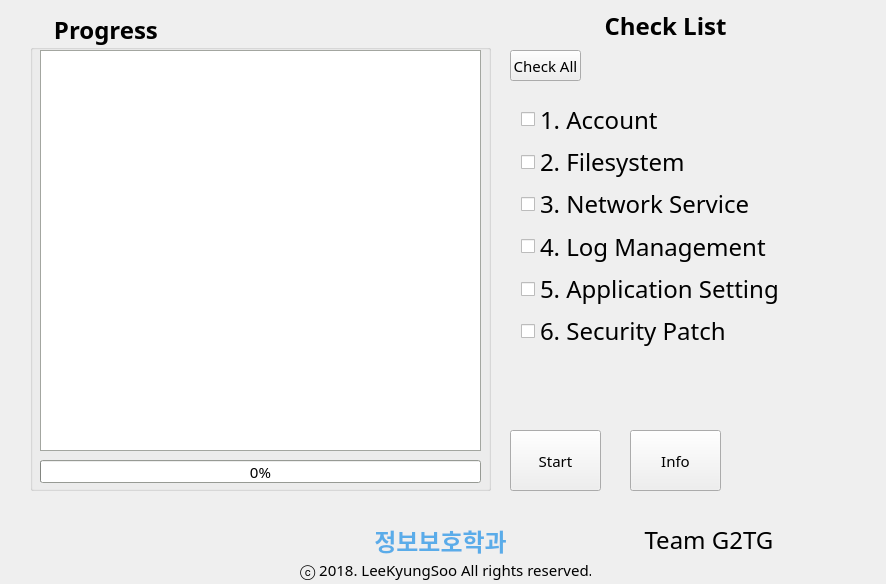
<?xml version="1.0" encoding="UTF-8"?>
<ui version="4.0">
 <class>MainWindow</class>
 <widget class="QMainWindow" name="MainWindow">
  <property name="geometry">
   <rect>
    <x>0</x>
    <y>0</y>
    <width>886</width>
    <height>584</height>
   </rect>
  </property>
  <property name="font">
   <font>
    <family>나눔고딕</family>
    <pointsize>11</pointsize>
   </font>
  </property>
  <property name="windowTitle">
   <string>Vulnerability Check System</string>
  </property>
  <widget class="QWidget" name="centralWidget">
   <widget class="QWidget" name="verticalLayoutWidget">
    <property name="geometry">
     <rect>
      <x>510</x>
      <y>90</y>
      <width>311</width>
      <height>270</height>
     </rect>
    </property>
    <layout class="QVBoxLayout" name="verticalLayout">
     <item>
      <widget class="QCheckBox" name="cb_account">
       <property name="font">
        <font>
         <family>나눔스퀘어라운드</family>
         <pointsize>18</pointsize>
        </font>
       </property>
       <property name="autoFillBackground">
        <bool>false</bool>
       </property>
       <property name="text">
        <string>1. Account</string>
       </property>
      </widget>
     </item>
     <item>
      <widget class="QCheckBox" name="cb_filesystem">
       <property name="font">
        <font>
         <family>나눔스퀘어라운드</family>
         <pointsize>18</pointsize>
        </font>
       </property>
       <property name="autoFillBackground">
        <bool>false</bool>
       </property>
       <property name="text">
        <string>2. Filesystem</string>
       </property>
      </widget>
     </item>
     <item>
      <widget class="QCheckBox" name="cb_network">
       <property name="font">
        <font>
         <family>나눔스퀘어라운드</family>
         <pointsize>18</pointsize>
        </font>
       </property>
       <property name="text">
        <string>3. Network Service</string>
       </property>
      </widget>
     </item>
     <item>
      <widget class="QCheckBox" name="cb_log">
       <property name="font">
        <font>
         <family>나눔스퀘어라운드</family>
         <pointsize>18</pointsize>
        </font>
       </property>
       <property name="autoFillBackground">
        <bool>false</bool>
       </property>
       <property name="text">
        <string>4. Log Management</string>
       </property>
      </widget>
     </item>
     <item>
      <widget class="QCheckBox" name="cb_app">
       <property name="font">
        <font>
         <family>나눔스퀘어라운드</family>
         <pointsize>18</pointsize>
        </font>
       </property>
       <property name="text">
        <string>5. Application Setting</string>
       </property>
      </widget>
     </item>
     <item>
      <widget class="QCheckBox" name="cb_patch">
       <property name="font">
        <font>
         <family>나눔스퀘어라운드</family>
         <pointsize>18</pointsize>
        </font>
       </property>
       <property name="autoFillBackground">
        <bool>true</bool>
       </property>
       <property name="text">
        <string>6. Security Patch</string>
       </property>
      </widget>
     </item>
    </layout>
   </widget>
   <widget class="QGroupBox" name="groupBox">
    <property name="geometry">
     <rect>
      <x>30</x>
      <y>10</y>
      <width>461</width>
      <height>481</height>
     </rect>
    </property>
    <property name="palette">
     <palette>
      <active>
       <colorrole role="Base">
        <brush brushstyle="SolidPattern">
         <color alpha="255">
          <red>255</red>
          <green>255</green>
          <blue>255</blue>
         </color>
        </brush>
       </colorrole>
       <colorrole role="Window">
        <brush brushstyle="SolidPattern">
         <color alpha="255">
          <red>211</red>
          <green>215</green>
          <blue>207</blue>
         </color>
        </brush>
       </colorrole>
      </active>
      <inactive>
       <colorrole role="Base">
        <brush brushstyle="SolidPattern">
         <color alpha="255">
          <red>255</red>
          <green>255</green>
          <blue>255</blue>
         </color>
        </brush>
       </colorrole>
       <colorrole role="Window">
        <brush brushstyle="SolidPattern">
         <color alpha="255">
          <red>211</red>
          <green>215</green>
          <blue>207</blue>
         </color>
        </brush>
       </colorrole>
      </inactive>
      <disabled>
       <colorrole role="Base">
        <brush brushstyle="SolidPattern">
         <color alpha="255">
          <red>211</red>
          <green>215</green>
          <blue>207</blue>
         </color>
        </brush>
       </colorrole>
       <colorrole role="Window">
        <brush brushstyle="SolidPattern">
         <color alpha="255">
          <red>211</red>
          <green>215</green>
          <blue>207</blue>
         </color>
        </brush>
       </colorrole>
      </disabled>
     </palette>
    </property>
    <property name="font">
     <font>
      <pointsize>18</pointsize>
      <weight>75</weight>
      <bold>true</bold>
     </font>
    </property>
    <property name="focusPolicy">
     <enum>Qt::NoFocus</enum>
    </property>
    <property name="acceptDrops">
     <bool>false</bool>
    </property>
    <property name="title">
     <string>　Progress</string>
    </property>
    <property name="flat">
     <bool>false</bool>
    </property>
    <property name="checkable">
     <bool>false</bool>
    </property>
    <widget class="QProgressBar" name="progressBar">
     <property name="geometry">
      <rect>
       <x>10</x>
       <y>450</y>
       <width>441</width>
       <height>23</height>
      </rect>
     </property>
     <property name="font">
      <font>
       <pointsize>11</pointsize>
       <weight>50</weight>
       <bold>false</bold>
      </font>
     </property>
     <property name="maximum">
      <number>100</number>
     </property>
     <property name="value">
      <number>0</number>
     </property>
    </widget>
    <widget class="QTextBrowser" name="textBrowser">
     <property name="geometry">
      <rect>
       <x>10</x>
       <y>40</y>
       <width>441</width>
       <height>401</height>
      </rect>
     </property>
     <property name="font">
      <font>
       <pointsize>11</pointsize>
       <weight>50</weight>
       <bold>false</bold>
      </font>
     </property>
    </widget>
   </widget>
   <widget class="QPushButton" name="InfoButton">
    <property name="geometry">
     <rect>
      <x>630</x>
      <y>430</y>
      <width>91</width>
      <height>61</height>
     </rect>
    </property>
    <property name="text">
     <string>Info</string>
    </property>
   </widget>
   <widget class="QWidget" name="horizontalLayoutWidget">
    <property name="geometry">
     <rect>
      <x>30</x>
      <y>500</y>
      <width>821</width>
      <height>81</height>
     </rect>
    </property>
    <layout class="QHBoxLayout" name="horizontalLayout">
     <item>
      <widget class="QLabel" name="School_Image">
       <property name="text">
        <string/>
       </property>
       <property name="pixmap">
        <pixmap>../build-checklist-Desktop-Debug/images/School_logo.png</pixmap>
       </property>
       <property name="scaledContents">
        <bool>false</bool>
       </property>
       <property name="alignment">
        <set>Qt::AlignCenter</set>
       </property>
       <property name="wordWrap">
        <bool>false</bool>
       </property>
      </widget>
     </item>
     <item>
      <widget class="QLabel" name="Copyright_text">
       <property name="text">
        <string>&lt;html&gt;&lt;head/&gt;&lt;body&gt;&lt;p align=&quot;center&quot;&gt;&lt;span style=&quot; font-size:18pt; font-weight:600; color:#5aace9;&quot;&gt;정보보호학과&lt;/span&gt;&lt;/p&gt;&lt;/body&gt;&lt;/html&gt;</string>
       </property>
       <property name="textFormat">
        <enum>Qt::RichText</enum>
       </property>
      </widget>
     </item>
     <item>
      <widget class="QLabel" name="Team_text">
       <property name="text">
        <string>&lt;html&gt;&lt;head/&gt;&lt;body&gt;&lt;p align=&quot;center&quot;&gt;&lt;span style=&quot; font-size:18pt;&quot;&gt;Team G2TG&lt;/span&gt;&lt;/p&gt;&lt;/body&gt;&lt;/html&gt;</string>
       </property>
      </widget>
     </item>
    </layout>
   </widget>
   <widget class="QPushButton" name="StartButton">
    <property name="geometry">
     <rect>
      <x>510</x>
      <y>430</y>
      <width>91</width>
      <height>61</height>
     </rect>
    </property>
    <property name="text">
     <string>Start</string>
    </property>
   </widget>
   <widget class="QPushButton" name="CheckButton">
    <property name="geometry">
     <rect>
      <x>510</x>
      <y>50</y>
      <width>71</width>
      <height>31</height>
     </rect>
    </property>
    <property name="text">
     <string>Check All</string>
    </property>
   </widget>
   <widget class="QLabel" name="label">
    <property name="geometry">
     <rect>
      <x>510</x>
      <y>10</y>
      <width>311</width>
      <height>31</height>
     </rect>
    </property>
    <property name="font">
     <font>
      <family>나눔고딕</family>
      <pointsize>18</pointsize>
      <weight>75</weight>
      <bold>true</bold>
     </font>
    </property>
    <property name="text">
     <string>Check List</string>
    </property>
    <property name="alignment">
     <set>Qt::AlignCenter</set>
    </property>
   </widget>
   <widget class="QLabel" name="label_2">
    <property name="geometry">
     <rect>
      <x>300</x>
      <y>560</y>
      <width>291</width>
      <height>20</height>
     </rect>
    </property>
    <property name="text">
     <string>ⓒ 2018. LeeKyungSoo All rights reserved.</string>
    </property>
   </widget>
  </widget>
 </widget>
 <layoutdefault spacing="6" margin="11"/>
 <resources/>
 <connections/>
</ui>
